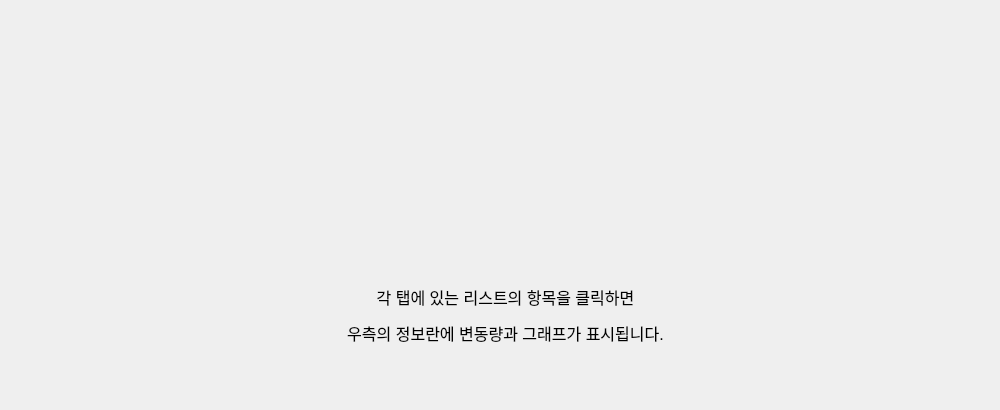
     <widget class="QWidget" name="tab_5">
      <attribute name="title">
       <string>사용법</string>
      </attribute>
      <widget class="QLabel" name="label_52">
       <property name="geometry">
        <rect>
         <x>0</x>
         <y>0</y>
         <width>991</width>
         <height>371</height>
        </rect>
       </property>
       <property name="autoFillBackground">
        <bool>false</bool>
       </property>
       <property name="text">
        <string/>
       </property>
       <property name="pixmap">
        <pixmap>ui 배경4.png</pixmap>
       </property>
      </widget>
      <widget class="QLabel" name="label_4">
       <property name="geometry">
        <rect>
         <x>540</x>
         <y>10</y>
         <width>261</width>
         <height>251</height>
        </rect>
       </property>
       <property name="text">
        <string/>
       </property>
       <property name="pixmap">
        <pixmap>그래프.PNG</pixmap>
       </property>
       <property name="scaledContents">
        <bool>true</bool>
       </property>
      </widget>
      <widget class="QLabel" name="label_5">
       <property name="geometry">
        <rect>
         <x>150</x>
         <y>10</y>
         <width>351</width>
         <height>251</height>
        </rect>
       </property>
       <property name="text">
        <string/>
       </property>
       <property name="pixmap">
        <pixmap>리스트.PNG</pixmap>
       </property>
       <property name="scaledContents">
        <bool>true</bool>
       </property>
      </widget>
      <widget class="QLabel" name="label_7">
       <property name="geometry">
        <rect>
         <x>260</x>
         <y>230</y>
         <width>491</width>
         <height>171</height>
        </rect>
       </property>
       <property name="font">
        <font>
         <pointsize>12</pointsize>
        </font>
       </property>
       <property name="text">
        <string>&lt;html&gt;&lt;head/&gt;&lt;body&gt;&lt;p align=&quot;center&quot;&gt;각 탭에 있는 리스트의 항목을 클릭하면&lt;/p&gt;&lt;p align=&quot;center&quot;&gt;우측의 정보란에 변동량과 그래프가 표시됩니다.&lt;/p&gt;&lt;/body&gt;&lt;/html&gt;</string>
       </property>
      </widget>
     </widget>
